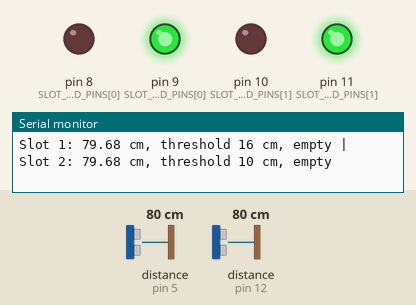
Simulated run of this sketch. Board: Arduino Uno, built with avr-gcc and run on an emulated ATmega328P. On the bench: output pins drawn as LEDs (lit = HIGH), the last lines printed to the serial monitor. Wiring (inferred from the names in the program): 2 × ultrasonic range finder: trigger pin 4, echo pin 5 / trigger pin 13, echo pin 12. Inputs (shaded band) come from the test bench; at power-on: distance to the obstacle (sensors on pin 5, pin 12) 80 cm. The echo pulse lasts 58.3 µs per cm; pins used as bus, display or sensor lines are not drawn.

Above: at 4.3 s.
4.4 s: distance to the obstacle (sensor on pin 5) set to 19 cm
5.9 s: distance to the obstacle (sensor on pin 5) set to 14 cm
At 6.5 s:
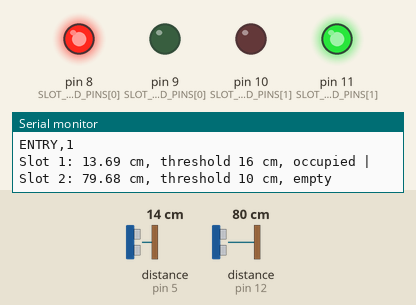
7.5 s: distance to the obstacle (sensor on pin 12) set to 12 cm
9.0 s: distance to the obstacle (sensor on pin 12) set to 9 cm
At 10.1 s:
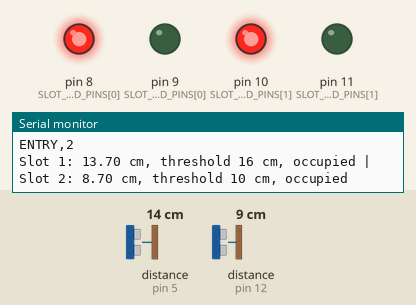
10.7 s: distance to the obstacle (sensor on pin 5) set to 18 cm
At 11.1 s:
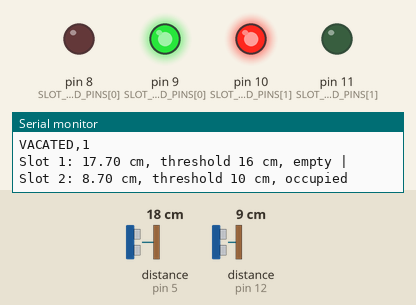
12.2 s: distance to the obstacle (sensor on pin 12) set to 120 cm
At 13.6 s:
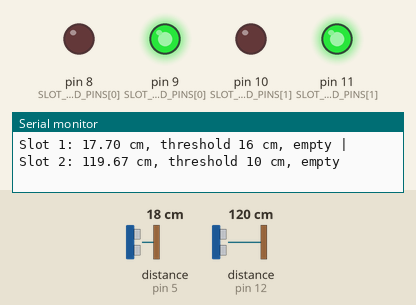
Timing chart, 0 to 14.8 s (numbered marks = the images above; inputs shaded):
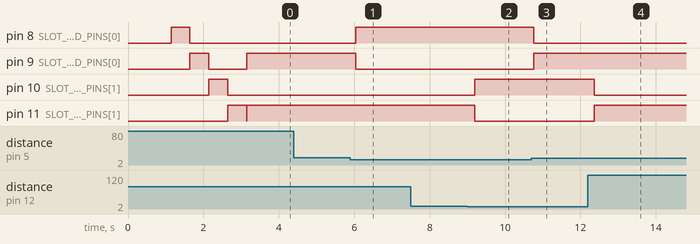

Measured:
- the behaviour switches between 17 and 16 cm on distance to the obstacle (sensor on pin 5) (found by bisection; images 0 and 1)
- the behaviour switches between 11 and 10 cm on distance to the obstacle (sensor on pin 12) (found by bisection; images 1 and 2)
- after the input at 5.9 s, pin 8 (SLOT_RED_LED_PINS[0]): LOW → HIGH after 0.14 s; pin 9 (SLOT_GREEN_LED_PINS[0]): HIGH → LOW after 0.14 s
- after the input at 9.0 s, pin 10 (SLOT_RED_LED_PINS[1]): LOW → HIGH after 0.20 s; pin 11 (SLOT_GREEN_LED_PINS[1]): HIGH → LOW after 0.20 s
- after the input at 10.7 s, pin 8 (SLOT_RED_LED_PINS[0]): HIGH → LOW after 0.07 s; pin 9 (SLOT_GREEN_LED_PINS[0]): LOW → HIGH after 0.07 s
- after the input at 12.2 s, pin 10 (SLOT_RED_LED_PINS[1]): HIGH → LOW after 0.17 s; pin 11 (SLOT_GREEN_LED_PINS[1]): LOW → HIGH after 0.17 s

The sketch:

uno2_slots_full_test.ino
```cpp
const int SLOT_COUNT = 2;                    // 관리할 주차칸 개수
const unsigned long ECHO_TIMEOUT_US = 30000; // 초음파 응답 대기 최대 시간
const unsigned long SERIAL_LOG_INTERVAL_MS = 500; // 주차칸 상태 로그 출력 주기
const unsigned long LED_TEST_TIME_MS = 500;  // LED 배선 확인 점등 시간

const int SLOT_OCCUPIED_DISTANCE_CM[SLOT_COUNT] = {16, 10}; // 주차칸별 차량 감지 거리
const int SLOT_TRIG_PINS[SLOT_COUNT] = {4, 13};      // 주차칸별 초음파 송신 핀
const int SLOT_ECHO_PINS[SLOT_COUNT] = {5, 12};      // 주차칸별 초음파 수신 핀
const int SLOT_RED_LED_PINS[SLOT_COUNT] = {8, 10};   // 주차칸별 점유 표시 LED 핀
const int SLOT_GREEN_LED_PINS[SLOT_COUNT] = {9, 11}; // 주차칸별 빈자리 표시 LED 핀

bool previousOccupied[SLOT_COUNT] = {false, false}; // 주차칸 상태 변화 감지용 이전 상태
unsigned long lastSerialLoggedAt = 0;               // 마지막 주차칸 로그 출력 시각

/**
 * 지정한 주차칸의 초음파 거리를 센티미터 단위로 측정한다.
 * @param {int} slotIndex - 측정할 주차칸 배열 인덱스
 * @returns {float} 측정된 거리, 감지 실패 시 -1
 */
float readDistanceCm(int slotIndex) {
  digitalWrite(SLOT_TRIG_PINS[slotIndex], LOW);
  delayMicroseconds(2);
  digitalWrite(SLOT_TRIG_PINS[slotIndex], HIGH);
  delayMicroseconds(10);
  digitalWrite(SLOT_TRIG_PINS[slotIndex], LOW);

  long duration = pulseIn(SLOT_ECHO_PINS[slotIndex], HIGH, ECHO_TIMEOUT_US);

  if (duration == 0) {
    return -1;
  }

  return duration * 0.0343 / 2.0;
}

/**
 * 측정 거리로 지정한 주차칸의 점유 상태를 판단한다.
 * @param {int} slotIndex - 확인할 주차칸 배열 인덱스
 * @param {float} distanceCm - 초음파센서 측정 거리
 * @returns {bool} 차량이 있으면 true, 아니면 false
 */
bool isSlotOccupied(int slotIndex, float distanceCm) {
  return distanceCm > 0 && distanceCm <= SLOT_OCCUPIED_DISTANCE_CM[slotIndex];
}

/**
 * 지정한 주차칸의 LED 상태를 점유 상태에 맞게 갱신한다.
 * @param {int} slotIndex - 갱신할 주차칸 배열 인덱스
 * @param {bool} occupied - 주차칸 점유 여부
 * @returns {void} 반환값 없음
 */
void updateSlotLed(int slotIndex, bool occupied) {
  digitalWrite(SLOT_RED_LED_PINS[slotIndex], occupied ? HIGH : LOW);
  digitalWrite(SLOT_GREEN_LED_PINS[slotIndex], occupied ? LOW : HIGH);
}

/**
 * 모든 주차칸 LED를 끈다.
 * @returns {void} 반환값 없음
 */
void turnOffAllLeds() {
  for (int index = 0; index < SLOT_COUNT; index++) {
    digitalWrite(SLOT_RED_LED_PINS[index], LOW);
    digitalWrite(SLOT_GREEN_LED_PINS[index], LOW);
  }
}

/**
 * LED 배선 상태를 순서대로 점등해 확인한다.
 * @returns {void} 반환값 없음
 */
void runLedBootTest() {
  Serial.println("LED boot test start");

  for (int index = 0; index < SLOT_COUNT; index++) {
    Serial.print("Slot ");
    Serial.print(index + 1);
    Serial.println(" red LED on");
    digitalWrite(SLOT_RED_LED_PINS[index], HIGH);
    delay(LED_TEST_TIME_MS);
    digitalWrite(SLOT_RED_LED_PINS[index], LOW);

    Serial.print("Slot ");
    Serial.print(index + 1);
    Serial.println(" green LED on");
    digitalWrite(SLOT_GREEN_LED_PINS[index], HIGH);
    delay(LED_TEST_TIME_MS);
    digitalWrite(SLOT_GREEN_LED_PINS[index], LOW);
  }

  Serial.println("LED boot test done");
}

/**
 * 주차칸 상태 변화 이벤트를 시리얼 모니터에 출력한다.
 * @param {const char*} eventName - ENTRY 또는 VACATED 이벤트 이름
 * @param {int} slotId - 주차칸 번호
 * @returns {void} 반환값 없음
 */
void printSlotEvent(const char* eventName, int slotId) {
  Serial.print(eventName);
  Serial.print(",");
  Serial.println(slotId);
}

/**
 * 주차칸별 거리와 점유 상태를 0.5초마다 출력한다.
 * @param {float[]} distances - 주차칸별 측정 거리 배열
 * @param {bool[]} occupiedSlots - 주차칸별 점유 상태 배열
 * @returns {void} 반환값 없음
 */
void logSlotStatus(float distances[], bool occupiedSlots[]) {
  if (millis() - lastSerialLoggedAt < SERIAL_LOG_INTERVAL_MS) {
    return;
  }

  lastSerialLoggedAt = millis();

  for (int index = 0; index < SLOT_COUNT; index++) {
    Serial.print("Slot ");
    Serial.print(index + 1);
    Serial.print(": ");

    if (distances[index] < 0) {
      Serial.print("no echo");
    } else {
      Serial.print(distances[index]);
      Serial.print(" cm, threshold ");
      Serial.print(SLOT_OCCUPIED_DISTANCE_CM[index]);
      Serial.print(" cm, ");
      Serial.print(occupiedSlots[index] ? "occupied" : "empty");
    }

    if (index < SLOT_COUNT - 1) {
      Serial.print(" | ");
    }
  }

  Serial.println();
}

/**
 * 초음파센서와 LED를 기반으로 주차칸 테스트 상태를 갱신한다.
 * @returns {void} 반환값 없음
 */
void updateSlotTest() {
  float distances[SLOT_COUNT];
  bool occupiedSlots[SLOT_COUNT];

  for (int index = 0; index < SLOT_COUNT; index++) {
    distances[index] = readDistanceCm(index);
    occupiedSlots[index] = isSlotOccupied(index, distances[index]);
    updateSlotLed(index, occupiedSlots[index]);

    int slotId = index + 1;

    if (occupiedSlots[index] && !previousOccupied[index]) {
      printSlotEvent("ENTRY", slotId);
    }

    if (!occupiedSlots[index] && previousOccupied[index]) {
      printSlotEvent("VACATED", slotId);
    }

    previousOccupied[index] = occupiedSlots[index];
  }

  logSlotStatus(distances, occupiedSlots);
}

/**
 * Uno 2 주차칸 테스트 핀 설정과 부팅 메시지를 초기화한다.
 * @returns {void} 반환값 없음
 */
void setup() {
  Serial.begin(9600);
  delay(1000);

  Serial.println("=== Uno 2 Slots Full Test Start ===");
  Serial.println("Slot 1: TRIG D4, ECHO D5, RED D8, GREEN D9, threshold 16 cm");
  Serial.println("Slot 2: TRIG D13, ECHO D12, RED D10, GREEN D11, threshold 10 cm");

  for (int index = 0; index < SLOT_COUNT; index++) {
    pinMode(SLOT_TRIG_PINS[index], OUTPUT);
    pinMode(SLOT_ECHO_PINS[index], INPUT);
    pinMode(SLOT_RED_LED_PINS[index], OUTPUT);
    pinMode(SLOT_GREEN_LED_PINS[index], OUTPUT);
  }

  turnOffAllLeds();
  runLedBootTest();
}

/**
 * Uno 2에 연결된 초음파센서와 LED가 정상 동작하는지 반복 확인한다.
 * @returns {void} 반환값 없음
 */
void loop() {
  updateSlotTest();
  delay(300);
}
```
